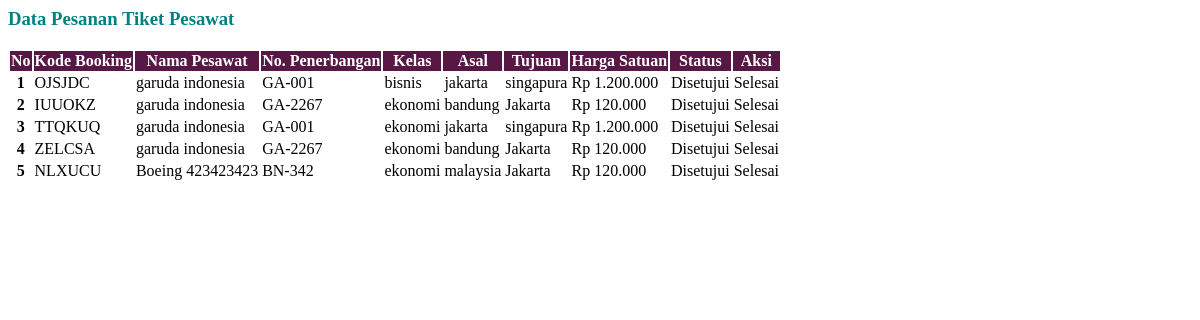
Screenshot of /admin?page=pesanan (signed in) with the database file from the repository.
### tables this page shows
CREATE TABLE `bookings` (
  `id` int NOT NULL,
  `id_pesawat` int NOT NULL,
  `id_user` int NOT NULL,
  `kode` varchar(50) NOT NULL,
  `status` enum('disetujui','menunggu') NOT NULL,
  `kelas` enum('ekonomi','bisnis','first class') NOT NULL,
  `jumlah` int NOT NULL DEFAULT '1',
  `total_harga` int NOT NULL DEFAULT '0',
  `created_at` timestamp NOT NULL DEFAULT CURRENT_TIMESTAMP
);

CREATE TABLE `pesawat` (
  `id` int NOT NULL,
  `nama` varchar(50) NOT NULL,
  `no_penerbangan` varchar(50) NOT NULL,
  `asal` varchar(50) NOT NULL,
  `tujuan` varchar(50) NOT NULL,
  `waktu_berangkat` time DEFAULT NULL,
  `harga` decimal(12,2) NOT NULL,
  `created_at` timestamp NOT NULL DEFAULT CURRENT_TIMESTAMP,
  `updated_at` timestamp NOT NULL DEFAULT CURRENT_TIMESTAMP,
  `waktu_tiba` time DEFAULT NULL,
  `kursi_tersedia` int NOT NULL
);

### admin/pesanan.php (the view, shortened to what this page needs)
<?php
include "../koneksi.php";
    ?>
    <?php
$query_tampil = "SELECT
                    k.id, k.kode, k.status,
                    p.nama, p.no_penerbangan, k.kelas, p.asal, p.tujuan, p.harga
                 FROM bookings k
                 LEFT JOIN pesawat p ON k.id_pesawat = p.id
                 ORDER BY k.id DESC";
$tampil = $mysql->query($query_tampil);
?>
<div class="container-fluid mt-3">
    <h3 class="mb-4 header-color">Data Pesanan Tiket Pesawat</h3>
    <table class="table table-striped table-bordered">
        <thead class="table-custom-header">
            <tr>
                <th scope="col">No</th>
                <th scope="col">Kode Booking</th>
                <th scope="col">Nama Pesawat</th>
                <th scope="col">No. Penerbangan</th>
                <th scope="col">Kelas</th>
                <th scope="col">Asal</th>
                <th scope="col">Tujuan</th>
                <th scope="col">Harga Satuan</th>
                <th scope="col">Status</th>
                <th scope="col">Aksi</th>
            </tr>
        </thead>
        <tbody>
            <?php
            $no = 0;
            if ($tampil) {
                while ($data = $tampil->fetch_assoc()) {
                    $no++;
                    $status_class = $data["status"] == "menunggu" ? "text-danger fw-bold" : "text-success fw-bold";
            ?>
                    <tr>
                        <th scope="row"><?= $no; ?></th>
                        <td class="fw-bold"><?= htmlspecialchars($data['kode']) ?></td>
                        <td><?= htmlspecialchars($data['nama'] ?? '-') ?></td>
                        <td><?= htmlspecialchars($data['no_penerbangan'] ?? '-') ?></td>
                        <td><?= htmlspecialchars($data['kelas'] ?? '-') ?></td>
                        <td><?= htmlspecialchars($data['asal'] ?? '-') ?></td>
                        <td><?= htmlspecialchars($data['tujuan'] ?? '-') ?></td>
                        <td>Rp <?= number_format($data['harga'] ?? 0, 0, ',', '.') ?></td>
                        <td class="<?= $status_class ?>"><?= ucfirst(htmlspecialchars($data['status'])) ?></td>
                        <td>
                            <?php
                            if ($data["status"] == "menunggu") {
                            ?>
                                <a href="index.php?page=pesanan&id=<?= $data['id']; ?>" class="btn btn-sm btn-custom-approve text-white" onclick="return confirm('Apakah Anda yakin ingin MENYETUJUI pesanan ini?');">
                                    Setujui
                                </a>
                            <?php
                            } else {
                            ?>
                                <span class="badge bg-success">Selesai</span>
                            <?php
                            }
                            ?>
                        </td>
                    </tr>
            <?php
                }
            } else {
                echo '<tr><td colspan="10" class="text-center text-danger">Gagal mengambil data dari database: ' . $mysql->error . '</td></tr>';
            }
            ?>
        </tbody>
    </table>
</div>

### admin/pesanan.php (style rules this page uses)
.header-color { color: #008080 !important; }
.table-custom-header { background-color: #581845 !important; color: white; }

### rows the page displays
bookings: kode "OJSJDC", id_pesawat.nama "garuda indonesia", id_pesawat.no_penerbangan "GA-001", kelas "bisnis", id_pesawat.asal "jakarta", id_pesawat.tujuan "singapura", id_pesawat.harga "1.200.000", status "Disetujui", shows "Selesai"
bookings: kode "IUUOKZ", id_pesawat.nama "garuda indonesia", id_pesawat.no_penerbangan "GA-2267", kelas "ekonomi", id_pesawat.asal "bandung", id_pesawat.tujuan "Jakarta", id_pesawat.harga "120.000", status "Disetujui", shows "Selesai"
bookings: kode "TTQKUQ", id_pesawat.nama "garuda indonesia", id_pesawat.no_penerbangan "GA-001", kelas "ekonomi", id_pesawat.asal "jakarta", id_pesawat.tujuan "singapura", id_pesawat.harga "1.200.000", status "Disetujui", shows "Selesai"
bookings: kode "ZELCSA", id_pesawat.nama "garuda indonesia", id_pesawat.no_penerbangan "GA-2267", kelas "ekonomi", id_pesawat.asal "bandung", id_pesawat.tujuan "Jakarta", id_pesawat.harga "120.000", status "Disetujui", shows "Selesai"
bookings: kode "NLXUCU", id_pesawat.nama "Boeing 423423423", id_pesawat.no_penerbangan "BN-342", kelas "ekonomi", id_pesawat.asal "malaysia", id_pesawat.tujuan "Jakarta", id_pesawat.harga "120.000", status "Disetujui", shows "Selesai"
